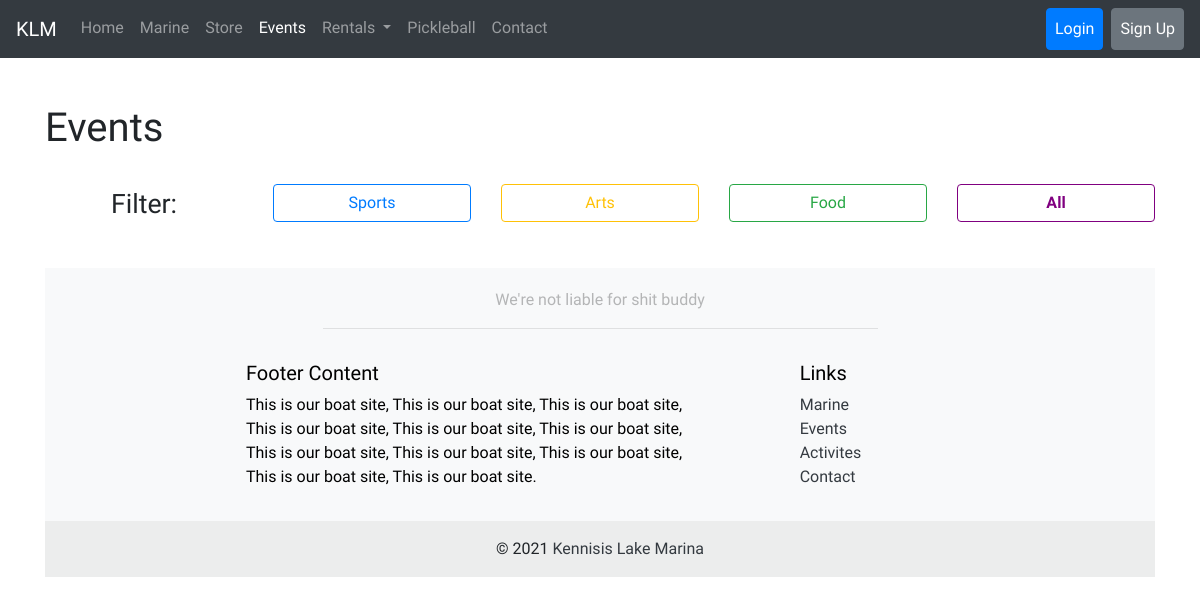
Page /events/ on the earlier database version.
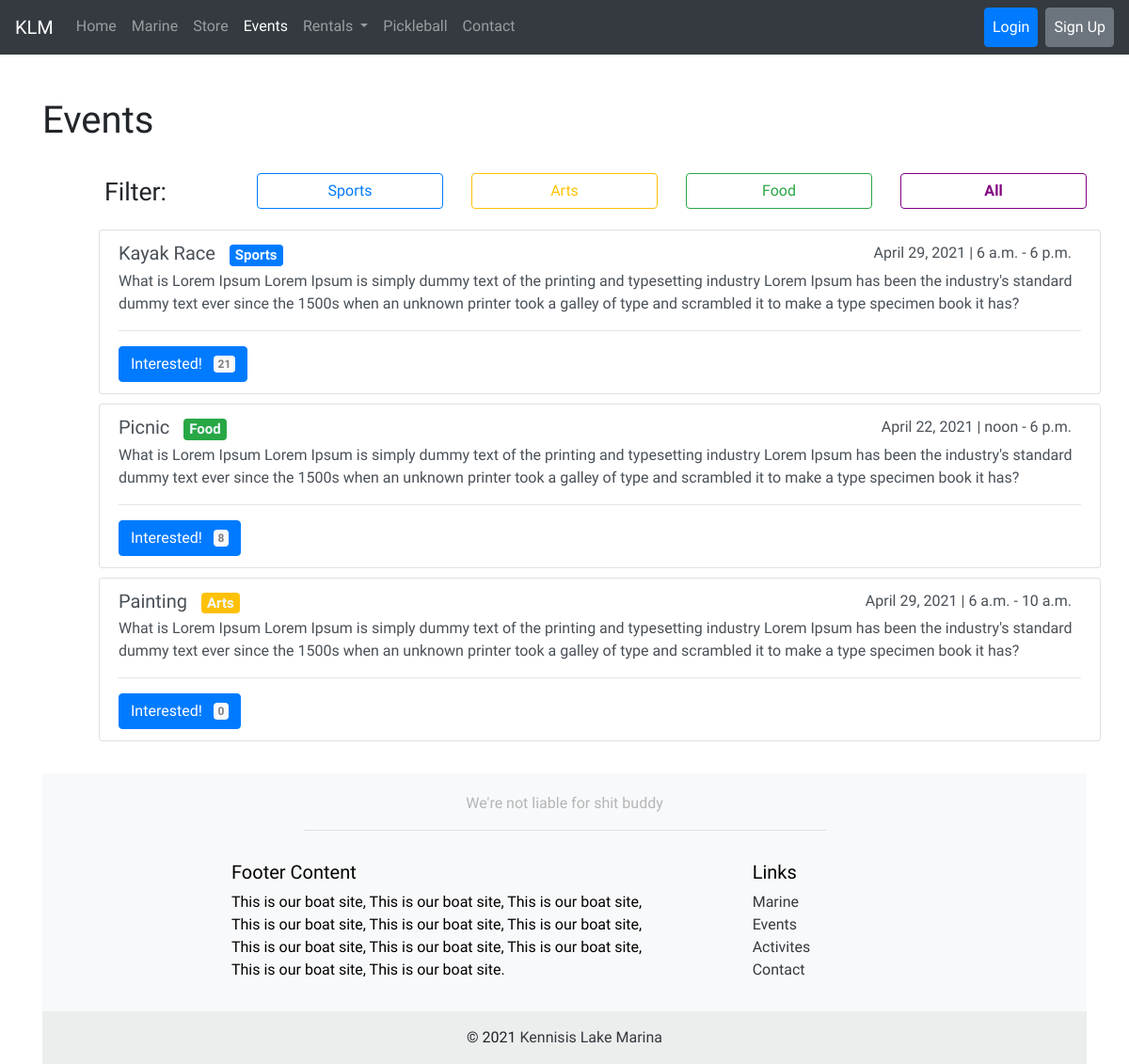
Same page on the later database version.
### events/models.py (models this page shows)
class Event(models.Model):
	name = models.CharField(max_length=120)
	description = models.TextField()
	date = models.DateField()
	startTime = models.TimeField()
	endTime = models.TimeField()
	Interested = models.IntegerField(default=0)
	SPORTS = "Sports"
	ARTS = "Arts"
	FOOD = "Food"
	NA = 'NA'
	category_choices = [
		(SPORTS, 'Sports'),
		(ARTS, 'Arts'),
		(FOOD, 'Food'),
		(NA, 'NA')
	]
	category = models.CharField(choices=category_choices, max_length=10, default=NA)

### events/views.py (the view)
# urls.py: path('events/', event_views.events_view, name='events'),
def events_view(request):
	events = Event.objects.all()
	context = {
		'events': events
	}
	return render(request, 'events/events.html', context)

### events/templates/events/events.html (shortened to what this page needs)
{% extends 'base.html' %}
{% load static %}
{% block main_content %}
<div class='container top-container pt-5'>
	<div class='row'>
		<div class='col text-md-left text-center'>
			<h1>Events</h1>
		</div>
    </div>
    <div class='row pt-4'>
        <div class='col d-flex justify-content-center'>
            <div style='font-size: 20pt '>Filter:</div>
        </div>
        <div class='col'>
            <a href="{% url 'events_filter' event_id='Sports' %}" type="button" class="btn btn-outline-primary w-100">Sports</a>
        </div>
        <div class='col'>
             <a href="{% url 'events_filter' event_id='Arts' %}" type="button" class="btn btn-outline-warning w-100">Arts</a>
        </div>
        <div class='col'>
           <a href="{% url 'events_filter' event_id='Food' %}" type="button" class="btn btn-outline-success w-100">Food</a>
        </div>
        <div class='col'>
            <a href="{% url 'events_filter' event_id='NA' %}" type="button" class="btn benhoganbutton w-100">All</a>
        </div>
    </div>
    <div class='row' style="margin-top: 20px; margin-left: 60px;">
        {% for event in events %}
        <div class="list-group" style='margin-bottom: 10px;'>
            <div class="list-group-item list-group-item-action" aria-current="true">
                <div class="d-flex w-100 justify-content-between">
                <h5 class="mb-1">
                    {{ event.name }}
                    {% if  event.category == 'Sports' %}
                    <span class="badge rounded-pill bg-primary" style="margin-left: 10px; color: aliceblue;">
                        {{ event.category }}
                    </span>
                    {% elif event.category == 'Arts'%}
                    <span class="badge rounded-pill bg-warning" style="margin-left: 10px; color: aliceblue;">
                        {{ event.category }}
                    </span>
                    {% else %}
                    <span class="badge rounded-pill bg-success" style="margin-left: 10px; color: aliceblue;">
                        {{ event.category }}
                    </span>
                    {% endif %}
                </h5>
                <div>
                    <div style="margin-right: 10px;">{{ event.date }} | {{ event.startTime }} - {{ event.endTime }}</div>
                </div>
                </div>
                <p class="mb-1">{{ event.description }}</p>
                <hr>
                <a href="{% url 'events_interested' event_id=event.pk %}" type="submit" class="btn btn-primary">
                    Interested!
                    <span style="margin-left: 8px; color: rgb(126, 124, 124);" class="badge rounded-pill bg-light">{{ event.Interested }}</span>
                </a>
            </div>
        </div>
        {% endfor %}
    </div>
{% endblock %}

### templates/base.html (shortened to what this page needs)
<!doctype html>
<html>
<head>
	{% load static %}
	<link rel="stylesheet" href="{% static 'css/bootstrap.css' %}">
	<link rel="stylesheet" type="text/css" href="{% static 'css/main.css' %}">
</head>
<body>
<div class='fixed-top'>
	{% include 'navbar.html' %}
</div>
{% block main_content %}
{% endblock %}
<footer class='sticky-bottom'>
{% include 'footer.html' %}
</footer>
</body>
</html>

### templates/navbar.html (shortened to what this page needs)
<nav class="navbar navbar-expand-lg navbar-dark bg-dark">
  <div class="navbar-brand" href="#">KLM</div>
  <div class="collapse navbar-collapse" id="navbarNavAltMarkup">
    <div class="navbar-nav w-100">
      <a class="nav-item nav-link" href="{% url 'main' %}">Home <span class="sr-only">(current)</span></a>
      <a class="nav-item nav-link" href="{% url 'marine' %}">Marine</a>
      <a class="nav-item nav-link" href="{% url 'marine' %}">Store</a>
      <a class="nav-item nav-link" href="{% url 'events' %}">Events</a>
      <li class="nav-item dropdown">
        <a class="nav-link dropdown-toggle" href="{% url 'activities' %}" id="navbarDropdown" role="button" data-toggle="dropdown" aria-haspopup="true" aria-expanded="false">
          Rentals
        </a>
      </li>
      <a class="nav-item nav-link" href="{% url 'land_activities' %}">Pickleball</a>
      <a class="nav-item nav-link" href="{% url 'contact' %}">Contact</a>
      {% if user.is_authenticated %}
      <a class="btn btn-outline-primary text-white ml-lg-auto" href="#">My Profile</a>
      <a class="btn btn-secondary text-white ml-lg-2 mt-lg-0 mt-2" href="{% url 'logout' %}">Logout</a>
      {% else %}
      <a class="btn btn-primary text-white nav-item nav-link ml-lg-auto" href="{% url 'login' %}">Login</a>
      <a class="btn btn-secondary ml-lg-2 text-white nav-item nav-link" href="{% url 'signup' %}">Sign Up</a>
      {% endif %}
    </div>
  </div>
</nav>

### templates/footer.html
<footer class="mt-4 bg-light text-lg-start">
	<div class="text-center" style="padding-top: 20px; color: rgb(180, 181, 182);">
		We're not liable for shit buddy
	</div>
	<hr style="width:50%">
	<div class="container p-3">
	  <div class="row" style="color:rgb(0, 0, 0)">
		<div class="col-lg-8" style="padding-right: 75px; padding-left: 200px;" >
		  <h5 class="text">Footer Content</h5>
		  <p>
			This is our boat site, This is our boat site, This is our boat site, This is our boat site,
			This is our boat site, This is our boat site, This is our boat site, This is our boat site,
			This is our boat site, This is our boat site, This is our boat site.
		  </p>
		</div>
		<div class="col-lg-4">
		  <h5 class="text">Links</h5>
		  <ul class="list-unstyled">
			<li>
			  <a href="#!" class="text-dark">Marine</a>
			</li>
			<li>
			  <a href="#!" class="text-dark">Events</a>
			</li>
			<li>
			  <a href="#!" class="text-dark">Activites</a>
			</li>
			<li>
			  <a href="#!" class="text-dark">Contact</a>
			</li>
		  </ul>
		</div>
	  </div>
	</div>
	<div class="text-center p-3" style="background-color: rgba(230, 230, 230, 0.65);">
	  © 2021
	  <a class="text-dark" href="https://mdbootstrap.com/">Kennisis Lake Marina</a>
	</div>
</footer>

### static/css/main.css (style rules this page uses)
html, body { font-family: 'Josefin Sans', serif; height: 100%; width: 100%; }
.top-container { margin-top: 56px; }
.benhoganbutton { color: purple; border-color: purple; font-weight: bold; }

Differences in the rows shown:
added Event: name "Kayak Race", category "Sports", date "April 29, 2021", startTime "6 a.m.", endTime "6 p.m.", description "What is Lorem Ipsum Lorem Ipsum is simply dummy text of the printing and typesetting industry Lorem Ipsum has been the industry's standard dummy text ever since the 1500s when an unknown printer took a galley of type and scrambled it to make a type specimen book it has?", Interested "21"
added Event: name "Picnic", category "Food", date "April 22, 2021", startTime "noon", endTime "6 p.m.", description "What is Lorem Ipsum Lorem Ipsum is simply dummy text of the printing and typesetting industry Lorem Ipsum has been the industry's standard dummy text ever since the 1500s when an unknown printer took a galley of type and scrambled it to make a type specimen book it has?", Interested "8"
added Event: name "Painting", category "Arts", date "April 29, 2021", startTime "6 a.m.", endTime "10 a.m.", description "What is Lorem Ipsum Lorem Ipsum is simply dummy text of the printing and typesetting industry Lorem Ipsum has been the industry's standard dummy text ever since the 1500s when an unknown printer took a galley of type and scrambled it to make a type specimen book it has?", Interested "0"
